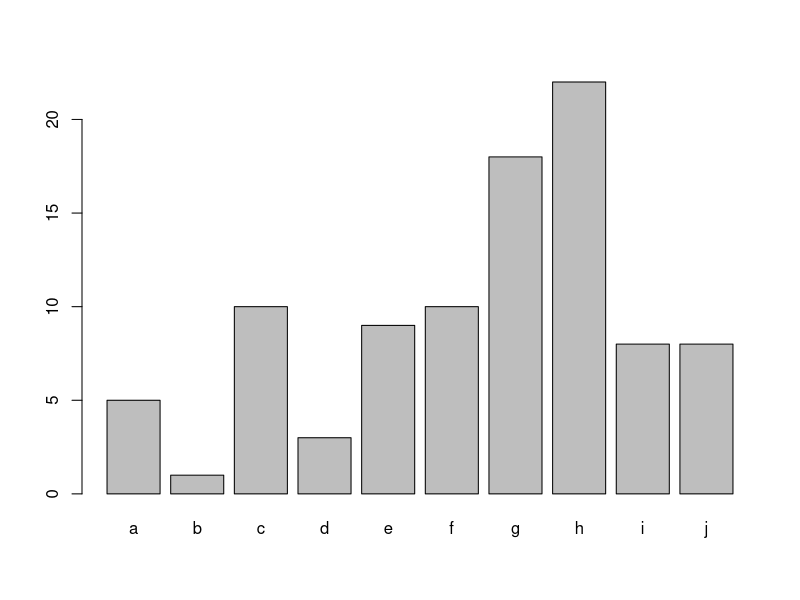
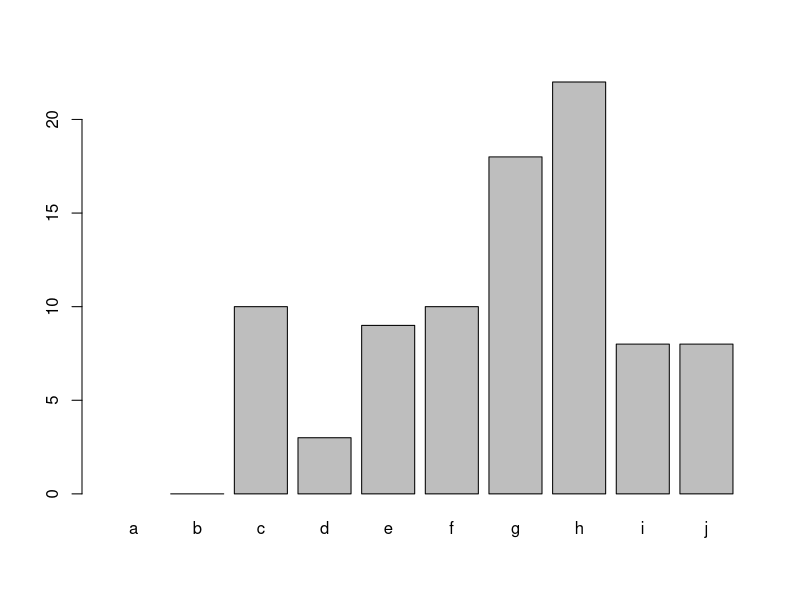

Generate these figures, in order, with R:
## ---- chunk 1
x <- 5
y <- 7
x > y
## ---- chunk 2
x <- 0.1 + 0.2
y <- 0.3
x == y
epsilon <- 1e-10
abs(x - y) < epsilon
## ---- chunk 3
   x <- c(TRUE, FALSE, TRUE)
   y <- c(TRUE, TRUE, FALSE)
   x & y 
## ---- chunk 4
   x <- c(TRUE, FALSE, TRUE)
   y <- c(FALSE, TRUE, FALSE)
   x | y  
## ---- chunk 5
   x <- 5
   x > 10 && z < 7 # z is undefined!
## ---- chunk 6
   x <- 5
   y <- 7
   x > 2 || y > 10  
## ---- chunk 7
grade <- function(x) {
  if (x > 90) {
    "A"
  } else if (x > 80) {
    "B"
  } else if (x > 70) {
    "C"
  } else {
    "F"
  }
}
grade(74); grade(98)
## ---- chunk 8
x <- 1:10
x %% 2
x %% 2 == 0
ifelse(x %% 2 == 0, "even", "odd")
## ---- chunk 9
for (i in 1:3) {
  print(i)
}
## ---- chunk 10
n <- 5
grades <- floor(runif(n, 70, 100))
grades
letter_grades = character(n)
for(g in 1:n){
    letter_grades[g] <- grade(grades[g])
}
letter_grades
## ---- chunk 11
n <- 5
grades
## ---- chunk 12
letter_grades = character(n)
for(g in 1:n){
    letter_grades[g] <- grade(grades[g])
}
letter_grades
## ---- chunk 13
n <- 5
grades
## ---- chunk 14
letter_grades = character(n)
for(g in 1:n){
    letter_grades <- grade(grades[g]) #<<
}
letter_grades
## ---- chunk 15
means <- c(1, 50, 20)
out <- vector("list", length(means))
for (i in 1:length(means)) {
  out[[i]] <- rnorm(3, means[[i]])
}
out
## ---- chunk 16
means <- c()
1:length(means)
## ---- chunk 17
species_n = c(a = 5, b = 1, c = 10, d = 3, e = 9, 
              f = 10, g = 18, h = 22, i = 8, j = 8)
barplot(species_n)
## ---- chunk 18
n_total = 0
for(i in seq_along(species_n)){
  n_total <- n_total + species_n[i]
}
n_total
## ---- chunk 19
props = species_n / n_total
round(props, 2) # Only print 2 decimal places
## ---- chunk 20
D = 0
names(D) = "Simpson"
for(i in seq_along(props)){
  D = D + props[i]^2
}
D
## ---- chunk 21
H = 0
names(H) = "Shannon"
for(i in seq_along(props)){
  H = H - props[i] * log(props[i])
}
H
## ---- chunk 22
species_n = c(a = NA, b = 0, c = 10, d = 3, e = 9,  
              f = 10, g = 18, h = 22, i = 8, j = 8)
barplot(species_n)
## ---- chunk 23
species_n
species_n == 0
is.na(species_n)
## ---- chunk 24
(species_n <- species_n[!is.na(species_n)])
## ---- chunk 25
(species_n <- species_n[species_n != 0])
